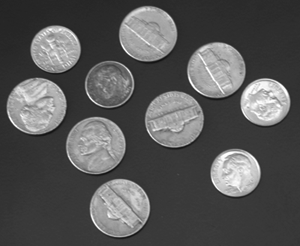
#> input picture Task1/images/coins.png, 300 x 246 px
$ python Test.py
#> lines starting #> are read from the running program, lines starting #| are printed output that depends on the picture; after the words box and inside, x2 and y2 are one past the last pixel; in counts of white or black regions, pixels touching at a corner belong together; long printed decimals are rounded
import cv2
import numpy as np

def estimate_radius(image_path):
    # 读取图像
#> called with image_path = 'images/coins.png'
    img = cv2.imread(image_path)
#> img is the input picture: shape (246, 300, 3); min 18, max 255, mean 88
    gray = cv2.cvtColor(img, cv2.COLOR_BGR2GRAY)
    edges = cv2.Canny(gray, 50, 150)
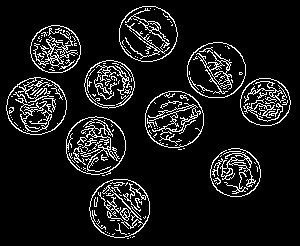
#> edges: shape (246, 300); 9.8% white in thin lines or dots, all inside (x1, y1, x2, y2) = (6, 6, 291, 239)

    # 寻找轮廓
    contours, _ = cv2.findContours(edges, cv2.RETR_TREE, cv2.CHAIN_APPROX_SIMPLE)
#> contours = 299 contours, 251 with area under 20; largest, box (x1, y1, x2, y2) and area: (89, 179, 150, 238) 2766, (66, 116, 126, 175) 2708, (6, 77, 67, 135) 2682, (66, 116, 126, 175) 2652, (89, 179, 150, 238) 2638

    # 初始化半径列表
    radii = []

    # 遍历所有轮廓，计算最小外接圆的半径
    for contour in contours:
        if len(contour) > 0:
            (x, y), radius = cv2.minEnclosingCircle(contour)
            radii.append(radius)
#> this loop made 299 passes
#> (contour, x, y, radius) on passes 1, 3, 9, 10, 14, 16, 17, 21, 22, 27: ([[127, 238], [128, 238]], 127.5, 238, 0.5), ([[133, 236], [132, 237], [133, 236], [134, 236]], 133, 236.5, 1.12), ([[128, 233], [129, 233]], 128.5, 233, 0.5), ([[114, 233], [113, 234], [112, 234], [113, 234]], 113, 233.5, 1.12), ([[140, 224], [138, 226]], 139, 225, 1.41), ([[117, 220], [119, 220]], 118, 220, 1), ([[110, 220], [114, 220]], 112, 220, 2), ([[112, 213], [113, 212], [114, 213], [113, 214]], 113, 213, 1), ([[113, 212], [114, 211], [115, 212], [114, 213]], 114, 212, 1), ([[124, 198], [125, 199]], 124.5, 198.5, 0.707)
#> (x, y, radius) on passes 2, 4, 5, 6, 7, 8: (130, 237, 0.0001), (214.5, 179.5, 1.58), (119.5, 208.2, 30.54), (143, 197, 2.24), (141.9, 191.9, 5.2), (119.4, 208, 30.44)
#> after the loop, radii = 299 values, max 30.54 at index 4, min 0.0001 at index 1, mean 5.2

    return radii

# 估算硬币的半径
coins_radii = estimate_radius('images/coins.png')
#> coins_radii has the same summary as radii in estimate_radius
print(f"硬币的半径估算值（像素）：{coins_radii}")
#> (printed output is left out)

# 估算糖果的半径
smarties_radii = estimate_radius('images/smarties.png')
#> call 2 of estimate_radius, with image_path = 'images/smarties.png'
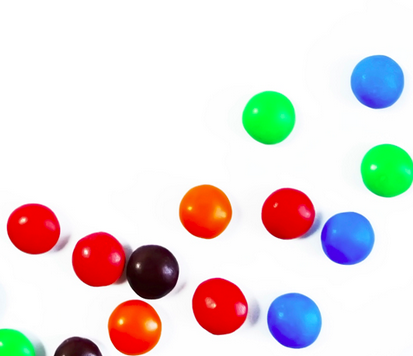
#> input picture Task1/images/smarties.png, 413 x 356 px
#> in estimate_radius, img is the input picture: shape (356, 413, 3); mean B, G, R 219.1, 220.4, 228.9
#> in estimate_radius (call 2), `gray = cv2.cvtColor(img, cv2.COLOR_BGR2GRAY)`:
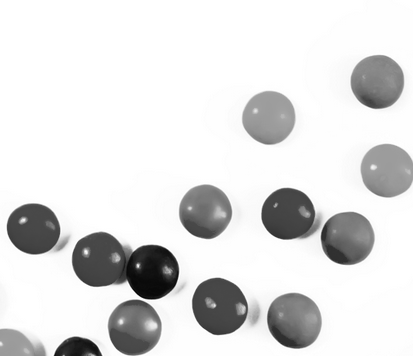
#> gray: shape (356, 413); min 4, max 255, mean 222.8
#> in estimate_radius (call 2), `edges = cv2.Canny(gray, 50, 150)`:
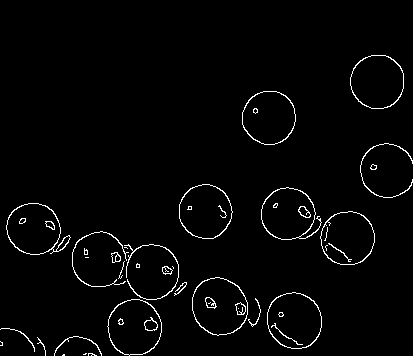
#> edges: shape (356, 413); 2.3% white in thin lines or dots, all inside (x1, y1, x2, y2) = (0, 55, 413, 356)
#> in estimate_radius (call 2), `contours, _ = cv2.findContours(edges, cv2.RETR_TREE, cv2.CHAIN_APPROX_..`: contours = 76 contours, 33 with area under 20; largest, box (x1, y1, x2, y2) and area: (192, 277, 248, 336) 2493, (192, 277, 248, 336) 2445, (267, 292, 322, 349) 2416, (267, 292, 322, 349) 2370, (107, 299, 162, 356) 2365
#> the loop in estimate_radius (call 2), `for contour in contours:` made 76 passes
#> (contour, x, y, radius) on passes 1, 15, 29, 30, 36, 42: ([[63, 354], [62, 355], [64, 355], [64, 354]], 63, 354.5, 1.12), ([[251, 325], [252, 324], [253, 325], [252, 326]], 252, 325, 1), ([[210, 302], [209, 303], [208, 303], [209, 303]], 209, 302.5, 1.12), ([[172, 266], [173, 267], [173, 268], [173, 267]], 172.5, 267, 1.12), ([[85, 257], [88, 257]], 86.5, 257, 1.5), ([[124, 247], [126, 247], [127, 248], [126, 247]], 125.5, 247.5, 1.58)
#> (x, y, radius) on passes 2 to 7: (92, 354, 4.12), (84.5, 353.5, 1.58), (1, 343, 2.24), (41, 346, 9.85), (77.5, 354, 23.52), (17, 340, 20.25)
#> after the loop in estimate_radius (call 2), `for contour in contours:`: radii = 76 values, max 32.9 at index 42, min 0.0001 at index 25, mean 11.86
#> smarties_radii has the same summary as radii in estimate_radius
print(f"糖果的半径估算值（像素）：{smarties_radii}")
#| 糖果的半径估算值（像素）：[1.118, 4.123, 1.581, 2.236, 9.849, 23.521, 20.249, 28.583, 28.554, 3.206, 2.550, 7.267, 6.671, 14.080, 1.000, 29.411, 28.847, 17.924, 2.591, 2.500, 8.846, 29.934, 29.413, 6.462, 6.167,
